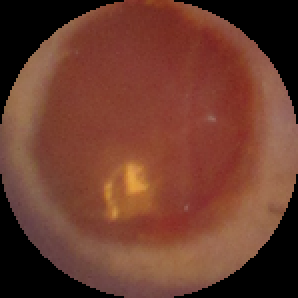
#> input picture data/MouseData/train/0/Day 0_A8-1-R.png, 149 x 149 px, found by its file name (shown 2 times larger)
$ python testingMethods.py
#> lines starting #> are read from the running program, lines starting #| are printed output that depends on the picture
import cv2

# Read the image
image_path = '/Users/bearcbass/RL4Wound/data/MouseData/train/0/Day 0_A8-1-R.png'
image = cv2.imread(image_path, 0)
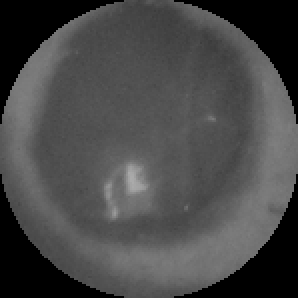
#> image: shape (149, 149) (shown 2 times larger); min 0, max 171, mean 72.3
# Apply bilateral filter
normalized_image = cv2.bilateralFilter(image, d=9, sigmaColor=75, sigmaSpace=75)
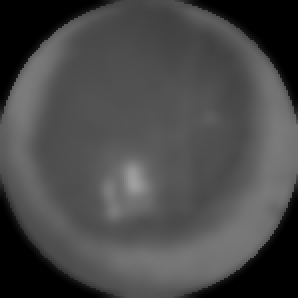
#> normalized_image: shape (149, 149) (shown 2 times larger); min 0, max 159, mean 72.4

# Save or display the result
cv2.imwrite('normalized_image.png', normalized_image)
cv2.imshow('Normalized Image', normalized_image)
cv2.waitKey(0)
cv2.destroyAllWindows()

$ run again, with data/MouseData/train/0/Day 0_A8-3-R.png copied over data/MouseData/train/0/Day 0_A8-1-R.png
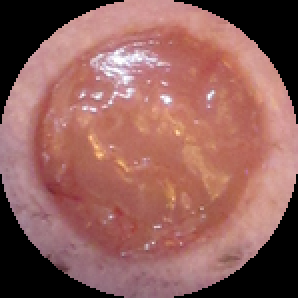
#> input picture data/MouseData/train/0/Day 0_A8-3-R.png, 149 x 149 px, found by its file name (shown 2 times larger)
#> `image = cv2.imread(image_path, 0)`:
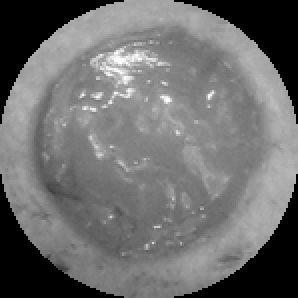
#> image: shape (149, 149) (shown 2 times larger); min 0, max 255, mean 110.2
#> `normalized_image = cv2.bilateralFilter(image, d=9, sigmaColor=75, sigm..`:
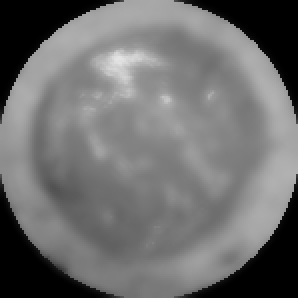
#> normalized_image: shape (149, 149) (shown 2 times larger); min 0, max 227, mean 110.2

$ run again, with data/MouseData/train/0/Day 0_A8-4-R.png copied over data/MouseData/train/0/Day 0_A8-1-R.png
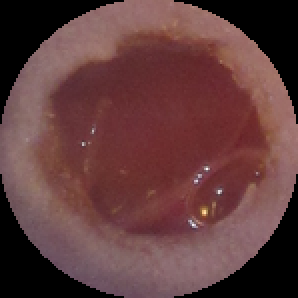
#> input picture data/MouseData/train/0/Day 0_A8-4-R.png, 149 x 149 px, found by its file name (shown 2 times larger)
#> `image = cv2.imread(image_path, 0)`:
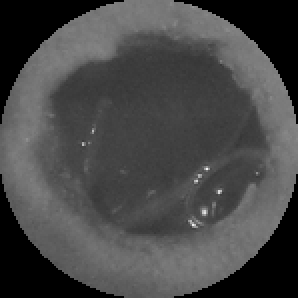
#> image: shape (149, 149) (shown 2 times larger); min 0, max 246, mean 71.4
#> `normalized_image = cv2.bilateralFilter(image, d=9, sigmaColor=75, sigm..`:
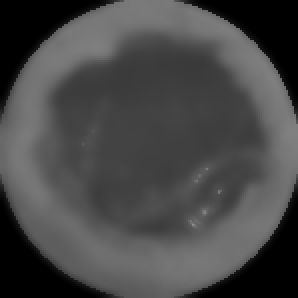
#> normalized_image: shape (149, 149) (shown 2 times larger); min 0, max 138, mean 71.5

$ run again, with data/MouseData/train/0/Day 0_A8-5-R.png copied over data/MouseData/train/0/Day 0_A8-1-R.png
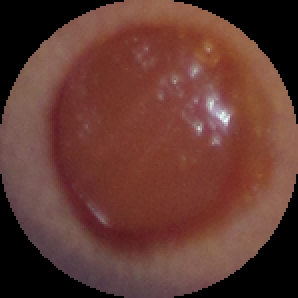
#> input picture data/MouseData/train/0/Day 0_A8-5-R.png, 149 x 149 px, found by its file name (shown 2 times larger)
#> `image = cv2.imread(image_path, 0)`:
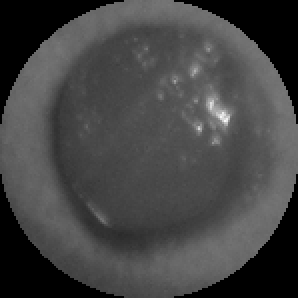
#> image: shape (149, 149) (shown 2 times larger); min 0, max 249, mean 68
#> `normalized_image = cv2.bilateralFilter(image, d=9, sigmaColor=75, sigm..`:
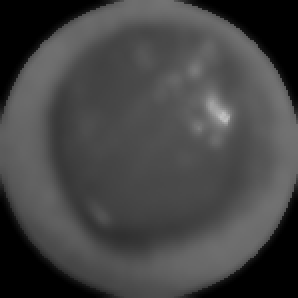
#> normalized_image: shape (149, 149) (shown 2 times larger); min 0, max 193, mean 68.1
